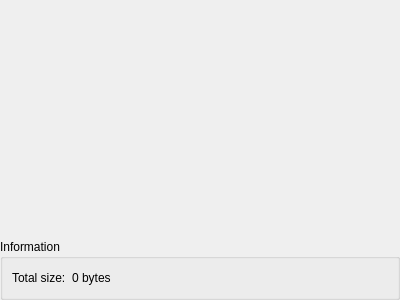
<?xml version="1.0" encoding="UTF-8"?>
<ui version="4.0">
 <class>KeyValuesLumpViewWidget</class>
 <widget class="QWidget" name="KeyValuesLumpViewWidget">
  <property name="geometry">
   <rect>
    <x>0</x>
    <y>0</y>
    <width>400</width>
    <height>300</height>
   </rect>
  </property>
  <property name="windowTitle">
   <string>Form</string>
  </property>
  <layout class="QVBoxLayout" name="verticalLayout">
   <property name="leftMargin">
    <number>0</number>
   </property>
   <property name="topMargin">
    <number>0</number>
   </property>
   <property name="rightMargin">
    <number>0</number>
   </property>
   <property name="bottomMargin">
    <number>0</number>
   </property>
   <item>
    <widget class="KeyValuesView" name="kvView" native="true">
     <property name="sizePolicy">
      <sizepolicy hsizetype="Expanding" vsizetype="Expanding">
       <horstretch>0</horstretch>
       <verstretch>0</verstretch>
      </sizepolicy>
     </property>
    </widget>
   </item>
   <item>
    <widget class="InfoDisplayGroupBox" name="gbInformation">
     <property name="title">
      <string>Information</string>
     </property>
     <layout class="QGridLayout" name="gridLayout">
      <item row="0" column="1">
       <widget class="QLabel" name="lblSize">
        <property name="text">
         <string>0 bytes</string>
        </property>
       </widget>
      </item>
      <item row="0" column="0">
       <widget class="QLabel" name="label">
        <property name="text">
         <string>Total size:</string>
        </property>
       </widget>
      </item>
      <item row="0" column="2">
       <spacer name="horizontalSpacer">
        <property name="orientation">
         <enum>Qt::Horizontal</enum>
        </property>
        <property name="sizeHint" stdset="0">
         <size>
          <width>40</width>
          <height>20</height>
         </size>
        </property>
       </spacer>
      </item>
     </layout>
    </widget>
   </item>
  </layout>
 </widget>
 <customwidgets>
  <customwidget>
   <class>InfoDisplayGroupBox</class>
   <extends>QGroupBox</extends>
   <header>widgets/infodisplaygroupbox.h</header>
   <container>1</container>
  </customwidget>
  <customwidget>
   <class>KeyValuesView</class>
   <extends>QWidget</extends>
   <header>widgets/keyvaluesview.h</header>
   <container>1</container>
  </customwidget>
 </customwidgets>
 <resources/>
 <connections/>
</ui>
